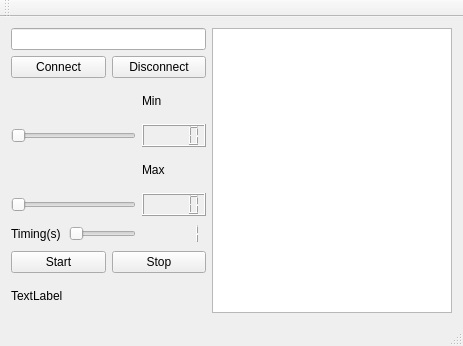
<?xml version="1.0" encoding="UTF-8"?>
<ui version="4.0">
 <class>MainWindow</class>
 <widget class="QMainWindow" name="MainWindow">
  <property name="geometry">
   <rect>
    <x>0</x>
    <y>0</y>
    <width>463</width>
    <height>346</height>
   </rect>
  </property>
  <property name="windowTitle">
   <string>MainWindow</string>
  </property>
  <widget class="QWidget" name="centralWidget">
   <layout class="QGridLayout" name="gridLayout">
    <item row="0" column="0" colspan="3">
     <layout class="QVBoxLayout" name="verticalLayout">
      <item>
       <widget class="QLineEdit" name="lineEditEndereco"/>
      </item>
      <item>
       <layout class="QHBoxLayout" name="horizontalLayout_2">
        <item>
         <widget class="QPushButton" name="pushButtonConnect">
          <property name="text">
           <string>Connect</string>
          </property>
         </widget>
        </item>
        <item>
         <widget class="QPushButton" name="pushButtonDisconnect">
          <property name="text">
           <string>Disconnect</string>
          </property>
         </widget>
        </item>
       </layout>
      </item>
     </layout>
    </item>
    <item row="0" column="3" rowspan="8">
     <widget class="QTextBrowser" name="textBrowser"/>
    </item>
    <item row="1" column="2">
     <widget class="QLabel" name="label">
      <property name="text">
       <string>Min</string>
      </property>
     </widget>
    </item>
    <item row="2" column="0" colspan="2">
     <widget class="QSlider" name="horizontalSliderMIN">
      <property name="orientation">
       <enum>Qt::Horizontal</enum>
      </property>
     </widget>
    </item>
    <item row="2" column="2">
     <widget class="QLCDNumber" name="lcdNumberMIN"/>
    </item>
    <item row="3" column="2">
     <widget class="QLabel" name="label_2">
      <property name="text">
       <string>Max</string>
      </property>
     </widget>
    </item>
    <item row="4" column="0" colspan="2">
     <widget class="QSlider" name="horizontalSliderMAX">
      <property name="orientation">
       <enum>Qt::Horizontal</enum>
      </property>
     </widget>
    </item>
    <item row="4" column="2">
     <widget class="QLCDNumber" name="lcdNumberMAX"/>
    </item>
    <item row="5" column="0">
     <widget class="QLabel" name="label_3">
      <property name="text">
       <string>Timing(s)</string>
      </property>
     </widget>
    </item>
    <item row="5" column="1">
     <widget class="QSlider" name="horizontalSliderTimings">
      <property name="orientation">
       <enum>Qt::Horizontal</enum>
      </property>
     </widget>
    </item>
    <item row="5" column="2">
     <widget class="QLCDNumber" name="lcdNumberTimings">
      <property name="frameShape">
       <enum>QFrame::NoFrame</enum>
      </property>
      <property name="intValue" stdset="0">
       <number>1</number>
      </property>
     </widget>
    </item>
    <item row="6" column="0" colspan="3">
     <layout class="QHBoxLayout" name="horizontalLayout">
      <item>
       <widget class="QPushButton" name="pushButtonStart">
        <property name="text">
         <string>Start</string>
        </property>
       </widget>
      </item>
      <item>
       <widget class="QPushButton" name="pushButtonStop">
        <property name="text">
         <string>Stop</string>
        </property>
       </widget>
      </item>
     </layout>
    </item>
    <item row="7" column="0">
     <widget class="QLabel" name="label_4">
      <property name="text">
       <string>TextLabel</string>
      </property>
     </widget>
    </item>
   </layout>
  </widget>
  <widget class="QMenuBar" name="menuBar">
   <property name="geometry">
    <rect>
     <x>0</x>
     <y>0</y>
     <width>463</width>
     <height>21</height>
    </rect>
   </property>
  </widget>
  <widget class="QToolBar" name="mainToolBar">
   <attribute name="toolBarArea">
    <enum>TopToolBarArea</enum>
   </attribute>
   <attribute name="toolBarBreak">
    <bool>false</bool>
   </attribute>
  </widget>
  <widget class="QStatusBar" name="statusBar"/>
 </widget>
 <layoutdefault spacing="6" margin="11"/>
 <resources/>
 <connections>
  <connection>
   <sender>horizontalSliderMIN</sender>
   <signal>valueChanged(int)</signal>
   <receiver>lcdNumberMIN</receiver>
   <slot>display(int)</slot>
   <hints>
    <hint type="sourcelabel">
     <x>89</x>
     <y>166</y>
    </hint>
    <hint type="destinationlabel">
     <x>201</x>
     <y>167</y>
    </hint>
   </hints>
  </connection>
  <connection>
   <sender>horizontalSliderMAX</sender>
   <signal>valueChanged(int)</signal>
   <receiver>lcdNumberMAX</receiver>
   <slot>display(int)</slot>
   <hints>
    <hint type="sourcelabel">
     <x>64</x>
     <y>234</y>
    </hint>
    <hint type="destinationlabel">
     <x>201</x>
     <y>239</y>
    </hint>
   </hints>
  </connection>
  <connection>
   <sender>horizontalSliderTimings</sender>
   <signal>valueChanged(int)</signal>
   <receiver>lcdNumberTimings</receiver>
   <slot>display(int)</slot>
   <hints>
    <hint type="sourcelabel">
     <x>131</x>
     <y>267</y>
    </hint>
    <hint type="destinationlabel">
     <x>201</x>
     <y>268</y>
    </hint>
   </hints>
  </connection>
 </connections>
</ui>
